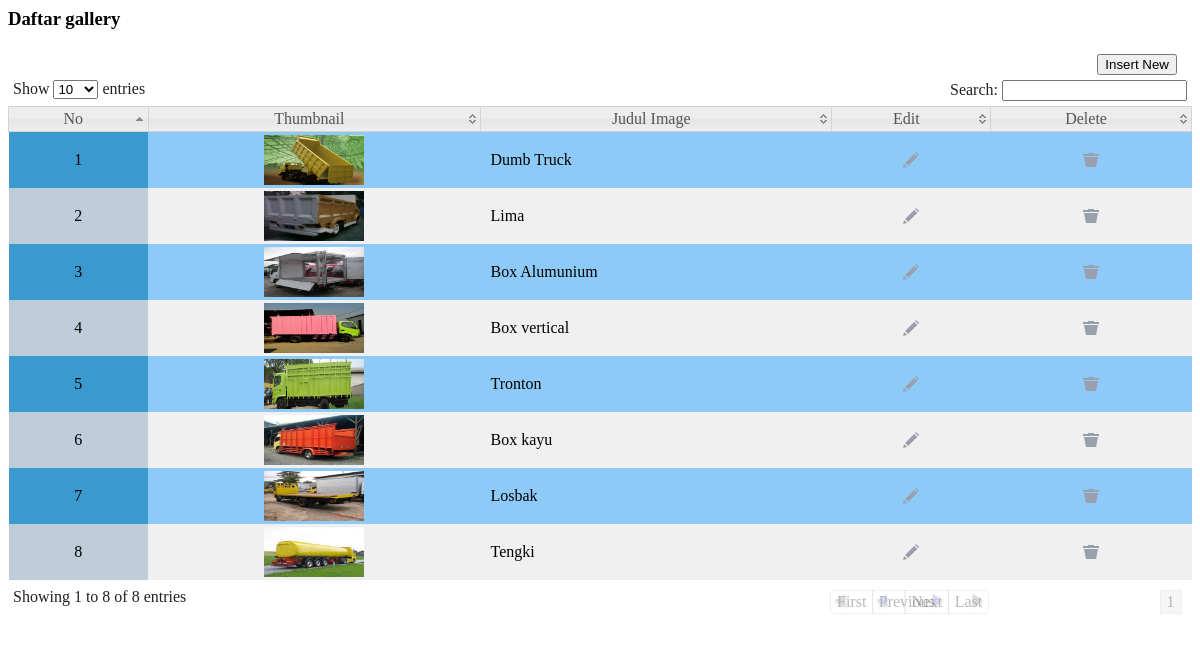
The page /@JafAdm10DSM/modul/mod_gallery/gallery.php (signed in) on the database its author committed.
### tables this page shows
CREATE TABLE IF NOT EXISTS `gallery` (
  `id_gallery` int(11) NOT NULL AUTO_INCREMENT,
  `judul` varchar(100) NOT NULL,
  `image` varchar(100) NOT NULL,
  `deskripsi` varchar(500) NOT NULL,
  PRIMARY KEY (`id_gallery`)
);

### @JafAdm10DSM/modul/mod_gallery/gallery.php (the view, shortened to what this page needs)
<?php
 if (empty($_SESSION['username']) AND empty($_SESSION['passuser'])){
  echo "<link href='style.css' rel='stylesheet' type='text/css'>
 <center>Untuk mengakses modul, Anda harus login <br>";
  echo "<a href=../../index.php><b>LOGIN</b></a></center>";
}
else { ?>
		<?php
		$aksi="modul/mod_gallery/aksi_gallery.php";
		switch($_GET[act]){
			default:
		?>
		<article class="module width_full">
			<header><h3 class="tabs_involved">Daftar gallery</h3>
				<input style="float:right; margin-top:5px;margin-right:15px;" type='button'  class='tombol'
				value='Insert New' onclick="location.href='?module=gallery&act=insertnew'">
			</header>
		<div class="tab_container">
			<div id="tab1" class="tab_content">
			<table class='display' id='example'>
			<thead>
				<tr>
    				<th>No</th>
    				<th>Thumbnail</th>
    				<th>Judul Image</th>
    				<th>Edit</th>
					<th>Delete</th>
				</tr>
			</thead>
			<tbody>
			<?php
				$no=1;
				$gallery = mysql_query("SELECT * FROM gallery ORDER BY id_gallery");
				while($m=mysql_fetch_array($gallery)){
			?>
				<tr>
    				<td align="center"><?php echo"$no" ?></td>
    				<td align="center"><img width="100px" height="50px" src="../images/gallery/<?php echo"$m[image]" ?>"></td>
    				<td><?php echo"$m[judul]" ?></td>
    				<td align="center"><a href="<?php echo"?module=gallery&act=edit&id=$m[id_gallery]";?>">
					<input type="image" src="images/icn_edit.png" title="Edit"></a></td>
					<td align="center"><a href="<?php echo"$aksi?module=gallery&act=hapus&id=$m[id_gallery]";?>"
					onclick="return confirm('Apakah anda yakin menghapus data ini?');"><input type="image" src="images/icn_trash.png" title="Trash"></a></td>
				</tr>
			<?php $no++; } ?>
			</tbody>
			</table>
			</div>
		</div>
		</article>
		<?php break;
		?>
		<?php break;
		 } ?>
<?php } ?>

### @JafAdm10DSM/media/css/demo_table_jui.css (style rules this page uses)
table.display thead th { padding: 3px 0px 3px 10px; cursor: pointer; * cursor: hand; }
table.display { margin: 0 auto; width: 100%; clear: both; border-collapse: collapse; }
table.display td { padding: 3px 10px; }
tr.odd { background-color: #8DCAF7; }
tr.even { background-color: #F0F0F0; }
tr.odd td.sorting_1 { background-color: #3A99CF; }
tr.even td.sorting_1 { background-color: #BFCDDB; }

### rows shown on the page
gallery: image (picture), judul "Dumb Truck"
gallery: image (picture), judul "Lima"
gallery: image (picture), judul "Box Alumunium"
gallery: image (picture), judul "Box vertical"
gallery: image (picture), judul "Tronton"
gallery: image (picture), judul "Box kayu"
gallery: image (picture), judul "Losbak"
gallery: image (picture), judul "Tengki"
